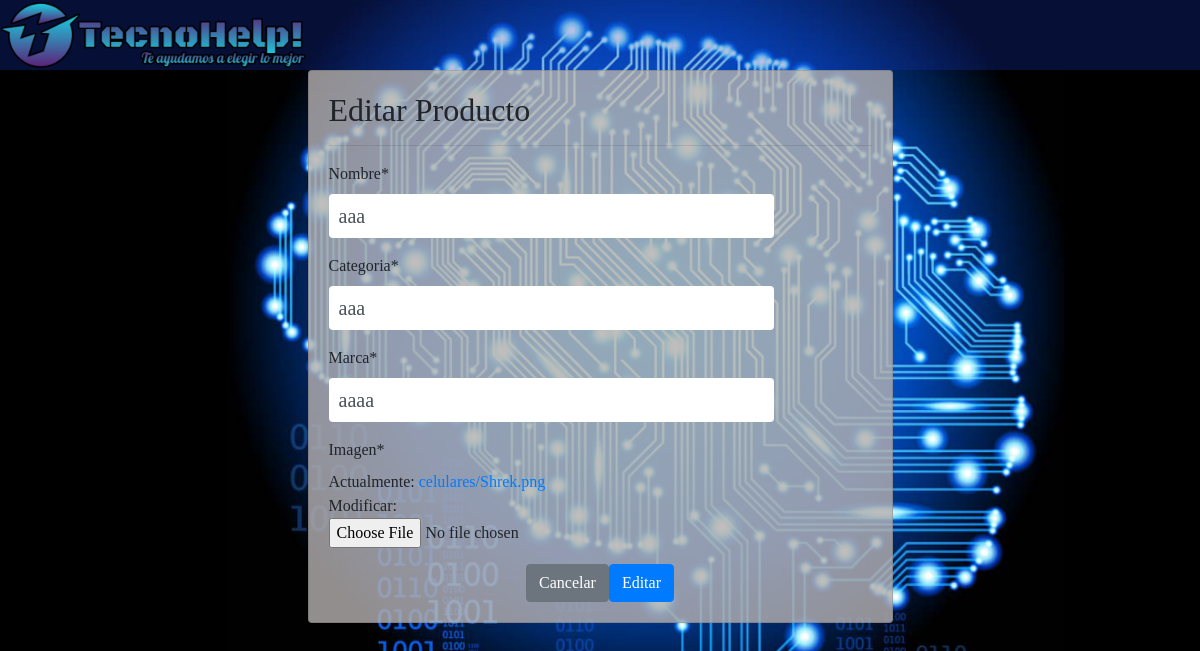
Screenshot of /catalogo/modificar-producto/12/ with the database file from the repository.
### catalogo/models.py (models this page shows, shortened)
class Producto(models.Model):
    nombre = models.CharField(max_length=60)
    categoria = models.CharField(max_length=30)
    marca = models.CharField(max_length=30)
    imagen = models.ImageField(upload_to="celulares", null=True)

### catalogo/views.py (the view, shortened to what this page needs)
# urls.py: path('modificar-producto/<id>/', views.modificar_producto, name='modificar_producto'),
def modificar_producto(request, id):
    producto = get_object_or_404(Producto, id=id)
    data = {
        'form': ProductoForm(instance=producto)
    }
    return render(request, 'app/crud/modificar.html', data)

### catalogo/forms.py
class ProductoForm(forms.ModelForm):
    class Meta:
        model = Producto
        fields = '__all__'

### catalogo/templates/app/crud/modificar.html (shortened to what this page needs)
{% extends 'app/baselog.html' %}
{% block contenido %}
{% load crispy_forms_tags %}
            <div class="row">
                <div class="col-12 col-md-6 offset-md-3">
                    <div class="card" id="color_card">
                        <div class="card-body">
                    <h2>Editar Producto</h2>
                    <hr>
                    <form action="" method="post" enctype="multipart/form-data">
                        {{ form | crispy }}
                        <div class="d-flex justify-content-center">
                            <input type="reset" value="Cancelar" class="btn btn-secondary">
                            <input type="submit" value="Editar" class="btn btn-primary">
                        </div>
                    </form>
                </div>
            </div>
        </div>
    </div>
{% endblock %}

### catalogo/static/app/css/estilos.css (style rules this page uses)
body { font-family: Calibri, Times new roman, sans-serif; margin: 0; background: url(../img/imagen.jpg); background-size: cover; background-attachment: fixed; }
* { box-sizing: border-box; }
input[type="text"], input[type="password"] { font-size: 20px; width: 82%; padding: 10px; border: none; }
#color_card { background: rgba(180, 174, 174, 0.815); }

### rows the page displays
Producto: nombre "aaa", categoria "aaa", marca "aaaa"
